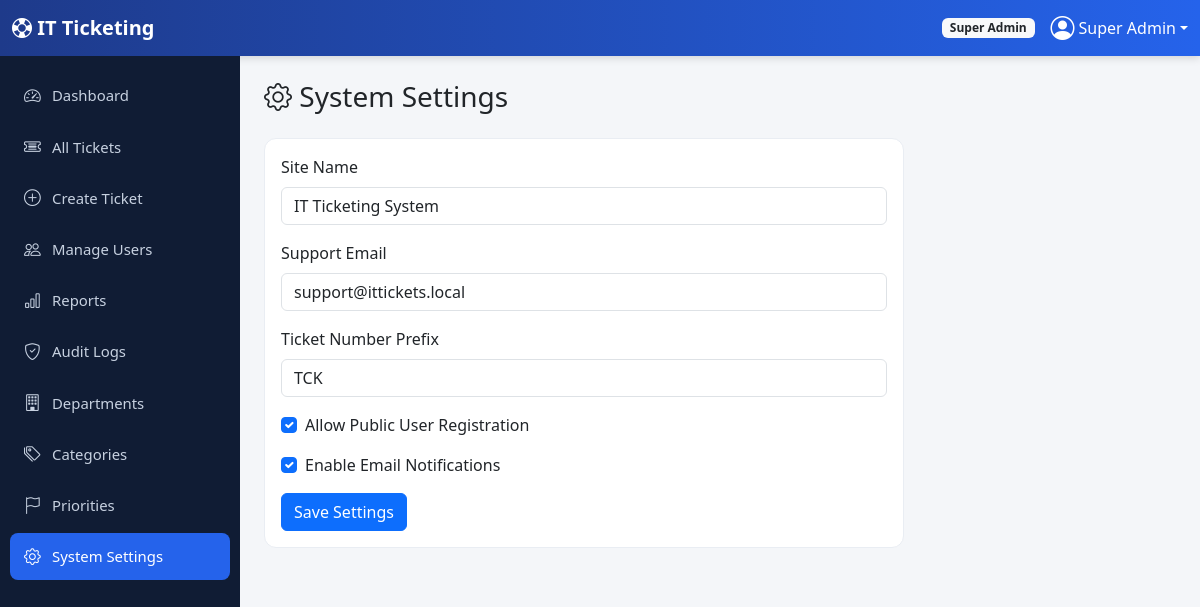
Screenshot of /admin/settings.php (signed in) with the database file from the repository.
### tables this page shows
CREATE TABLE users (
  id INT AUTO_INCREMENT PRIMARY KEY,
  name VARCHAR(100) NOT NULL,
  email VARCHAR(150) NOT NULL UNIQUE,
  phone VARCHAR(30) DEFAULT NULL,
  password VARCHAR(255) NOT NULL,
  role ENUM('super_admin','it_admin','technician','user') NOT NULL DEFAULT 'user',
  department_id INT DEFAULT NULL,
  status ENUM('active','inactive','suspended') NOT NULL DEFAULT 'active',
  avatar VARCHAR(255) DEFAULT NULL,
  remember_token VARCHAR(255) DEFAULT NULL,
  reset_token VARCHAR(255) DEFAULT NULL,
  reset_expires DATETIME DEFAULT NULL,
  last_login DATETIME DEFAULT NULL,
  created_at TIMESTAMP DEFAULT CURRENT_TIMESTAMP,
  updated_at TIMESTAMP DEFAULT CURRENT_TIMESTAMP ON UPDATE CURRENT_TIMESTAMP,
  FOREIGN KEY (department_id) REFERENCES departments(id) ON DELETE SET NULL
);

CREATE TABLE settings (
  setting_key VARCHAR(100) PRIMARY KEY,
  setting_value TEXT
);

### includes/functions.php (called while the page is built, shortened)
<?php
require_once __DIR__ . '/../config/db.php';
function isLoggedIn() {
    return isset($_SESSION['user_id']);
}
function currentUser() {
    global $pdo;
    static $user = null;
    if ($user === null) {
        $stmt = $pdo->prepare("SELECT * FROM users WHERE id = ?");
        $stmt->execute([$_SESSION['user_id']]);
        $user = $stmt->fetch();
    }
    return $user;
}
function roleLabel($role) {
    $labels = [
        'super_admin' => 'Super Admin',
        'it_admin'    => 'IT Admin',
        'technician'  => 'Technician',
        'user'        => 'User',
    ];
    return $labels[$role] ?? ucfirst($role);
}
function dashboardUrl($role = null) {
    $role = $role ?? ($_SESSION['role'] ?? 'user');
    if (in_array($role, ['super_admin', 'it_admin'])) return 'admin/dashboard.php';
    return 'user/dashboard.php';
}
function baseUrl($path = '') {
    $base = rtrim(dirname($_SERVER['SCRIPT_NAME']), '/\\');
    $root = preg_replace('#/(admin|technician|user|auth|ajax)$#', '', $base);
    return $root . '/' . ltrim($path, '/');
}
function getSetting($key, $default = null) {
    global $pdo;
    static $cache = [];
    $stmt = $pdo->prepare("SELECT setting_value FROM settings WHERE setting_key = ?");
    $stmt->execute([$key]);
    $row = $stmt->fetch();
    $cache[$key] = $row ? $row['setting_value'] : $default;
    return $cache[$key];
}
function e($str) {
    return htmlspecialchars($str ?? '', ENT_QUOTES, 'UTF-8');
}

### admin/settings.php (the view, shortened to what this page needs)
<?php
require_once __DIR__ . '/../includes/functions.php';
include __DIR__ . '/../includes/header.php';
?>
<div class="d-flex">
<?php include __DIR__ . '/../includes/sidebar.php'; ?>
<div class="main-content flex-grow-1">
  <h3 class="mb-4"><i class="bi bi-gear"></i> System Settings</h3>
  <div class="card" style="max-width:640px;">
    <div class="card-body">
      <form method="POST">
        <div class="mb-3">
          <label class="form-label">Site Name</label>
          <input type="text" name="site_name" class="form-control" value="<?= e(getSetting('site_name')) ?>">
        </div>
        <div class="mb-3">
          <label class="form-label">Support Email</label>
          <input type="email" name="site_email" class="form-control" value="<?= e(getSetting('site_email')) ?>">
        </div>
        <div class="mb-3">
          <label class="form-label">Ticket Number Prefix</label>
          <input type="text" name="ticket_prefix" class="form-control" value="<?= e(getSetting('ticket_prefix')) ?>" maxlength="10">
        </div>
        <div class="form-check mb-3">
          <input class="form-check-input" type="checkbox" name="allow_registration" id="ar" <?= getSetting('allow_registration')=='1'?'checked':'' ?>>
          <label class="form-check-label" for="ar">Allow Public User Registration</label>
        </div>
        <div class="form-check mb-3">
          <input class="form-check-input" type="checkbox" name="email_notifications" id="en" <?= getSetting('email_notifications')=='1'?'checked':'' ?>>
          <label class="form-check-label" for="en">Enable Email Notifications</label>
        </div>
        <button type="submit" class="btn btn-primary">Save Settings</button>
      </form>
    </div>
  </div>
</div>
</div>
<?php include __DIR__ . '/../includes/footer.php'; ?>

### includes/header.php (shortened to what this page needs)
<?php
require_once __DIR__ . '/functions.php';
$user = currentUser();
?>
<!DOCTYPE html>
<html lang="en">
<head>
<link href="https://cdn.jsdelivr.net/npm/bootstrap@5.3.3/dist/css/bootstrap.min.css" rel="stylesheet">
<link href="https://cdn.jsdelivr.net/npm/bootstrap-icons@1.11.3/font/bootstrap-icons.css" rel="stylesheet">
<link href="<?= baseUrl('assets/css/style.css') ?>" rel="stylesheet">
</head>
<body>
<?php if (isLoggedIn()): ?>
<nav class="navbar navbar-expand-lg navbar-dark app-navbar sticky-top">
  <div class="container-fluid">
    <a class="navbar-brand fw-bold" href="<?= baseUrl(dashboardUrl()) ?>"><i class="bi bi-life-preserver"></i> IT Ticketing</a>
    <div class="ms-auto d-flex align-items-center gap-3">
      <span class="badge bg-light text-dark d-none d-md-inline"><?= e(roleLabel($_SESSION['role'])) ?></span>
      <div class="dropdown">
        <a href="#" class="d-flex align-items-center text-white text-decoration-none dropdown-toggle" data-bs-toggle="dropdown">
          <i class="bi bi-person-circle fs-4 me-1"></i> <?= e($user['name'] ?? '') ?>
        </a>
      </div>
    </div>
  </div>
</nav>
<?php endif; ?>

### assets/css/style.css (style rules this page uses)
:root { --brand-primary: #2563eb; --brand-dark: #1e3a8a; --sidebar-width: 240px; }
body { background: #f4f6f9; font-family: 'Segoe UI', system-ui, -apple-system, sans-serif; }
.app-navbar { background: linear-gradient(90deg, var(--brand-dark), var(--brand-primary)); box-shadow: 0 2px 8px rgba(0,0,0,.15); }
.main-content { margin-left: var(--sidebar-width); padding: 24px; min-height: calc(100vh - 56px); }
.card { border-radius: 12px; border: 1px solid #e9edf3; }

### rows the page displays
users: name "Super Admin"
settings: site_name "IT Ticketing System"
settings: site_email "support@ittickets.local"
settings: ticket_prefix "TCK"

### other values shown
roleLabel($_SESSION['role']) "Super Admin"
$label "Dashboard All Tickets Create Ticket Manage Users Reports Audit Logs Departments Categories Priorities System Settings"
